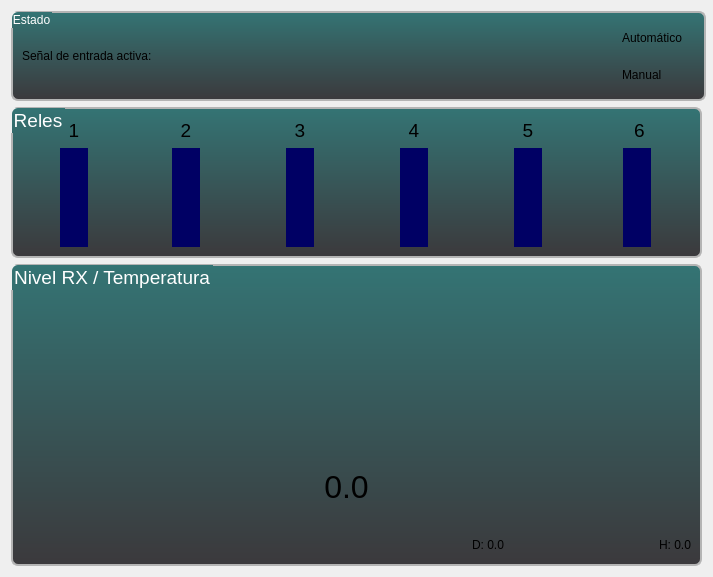
<?xml version="1.0" encoding="UTF-8"?>
<ui version="4.0">
 <class>DialogStatus</class>
 <widget class="QDialog" name="DialogStatus">
  <property name="geometry">
   <rect>
    <x>0</x>
    <y>0</y>
    <width>713</width>
    <height>577</height>
   </rect>
  </property>
  <property name="minimumSize">
   <size>
    <width>713</width>
    <height>577</height>
   </size>
  </property>
  <property name="maximumSize">
   <size>
    <width>713</width>
    <height>577</height>
   </size>
  </property>
  <property name="windowTitle">
   <string>Dialog</string>
  </property>
  <property name="styleSheet">
   <string notr="true">body {
    background-image: none;
    background: rgb(180,180,180);
    color: black;
}

QGroupBox {
    color: white;
    background-color: qlineargradient(spread:pad, x1:0, y1:0, x2:0, y2:1, stop:0 rgb(52, 116, 116), stop:1 rgb(59, 57, 60));
    border: 2px solid rgb(180, 180, 180);
    border-radius: 7px;
    padding-top: 1.5em;
}
</string>
  </property>
  <layout class="QGridLayout" name="gridLayout_4">
   <item row="1" column="0">
    <widget class="QGroupBox" name="groupBox">
     <property name="font">
      <font>
       <pointsize>14</pointsize>
      </font>
     </property>
     <property name="title">
      <string>Reles</string>
     </property>
     <layout class="QGridLayout" name="gridLayout_3">
      <item row="0" column="5">
       <layout class="QVBoxLayout" name="verticalLayout">
        <item>
         <widget class="QLabel" name="label_rele6">
          <property name="font">
           <font>
            <pointsize>14</pointsize>
           </font>
          </property>
          <property name="text">
           <string>6</string>
          </property>
          <property name="alignment">
           <set>Qt::AlignCenter</set>
          </property>
         </widget>
        </item>
        <item>
         <layout class="QHBoxLayout" name="horizontalLayout">
          <item>
           <spacer name="horizontalSpacer_6">
            <property name="orientation">
             <enum>Qt::Horizontal</enum>
            </property>
            <property name="sizeHint" stdset="0">
             <size>
              <width>18</width>
              <height>20</height>
             </size>
            </property>
           </spacer>
          </item>
          <item>
           <widget class="QtSvgToggleSwitch" name="rele6" native="true">
            <property name="minimumSize">
             <size>
              <width>28</width>
              <height>99</height>
             </size>
            </property>
            <property name="styleSheet">
             <string notr="true">background-color: rgb(0, 0, 100)</string>
            </property>
           </widget>
          </item>
          <item>
           <spacer name="horizontalSpacer_7">
            <property name="orientation">
             <enum>Qt::Horizontal</enum>
            </property>
            <property name="sizeHint" stdset="0">
             <size>
              <width>40</width>
              <height>20</height>
             </size>
            </property>
           </spacer>
          </item>
         </layout>
        </item>
       </layout>
      </item>
      <item row="0" column="4">
       <layout class="QVBoxLayout" name="verticalLayout_2">
        <item>
         <widget class="QLabel" name="label_rele5">
          <property name="font">
           <font>
            <pointsize>14</pointsize>
           </font>
          </property>
          <property name="text">
           <string>5</string>
          </property>
          <property name="alignment">
           <set>Qt::AlignCenter</set>
          </property>
         </widget>
        </item>
        <item>
         <layout class="QHBoxLayout" name="horizontalLayout_7">
          <item>
           <spacer name="horizontalSpacer_8">
            <property name="orientation">
             <enum>Qt::Horizontal</enum>
            </property>
            <property name="sizeHint" stdset="0">
             <size>
              <width>40</width>
              <height>20</height>
             </size>
            </property>
           </spacer>
          </item>
          <item>
           <widget class="QtSvgToggleSwitch" name="rele5" native="true">
            <property name="minimumSize">
             <size>
              <width>28</width>
              <height>99</height>
             </size>
            </property>
            <property name="styleSheet">
             <string notr="true">background-color: rgb(0, 0, 100)</string>
            </property>
           </widget>
          </item>
          <item>
           <spacer name="horizontalSpacer_9">
            <property name="orientation">
             <enum>Qt::Horizontal</enum>
            </property>
            <property name="sizeHint" stdset="0">
             <size>
              <width>40</width>
              <height>20</height>
             </size>
            </property>
           </spacer>
          </item>
         </layout>
        </item>
       </layout>
      </item>
      <item row="0" column="3">
       <layout class="QVBoxLayout" name="verticalLayout_3">
        <item>
         <widget class="QLabel" name="label_rele4">
          <property name="font">
           <font>
            <pointsize>14</pointsize>
           </font>
          </property>
          <property name="text">
           <string>4</string>
          </property>
          <property name="alignment">
           <set>Qt::AlignCenter</set>
          </property>
         </widget>
        </item>
        <item>
         <layout class="QHBoxLayout" name="horizontalLayout_8">
          <item>
           <spacer name="horizontalSpacer_10">
            <property name="orientation">
             <enum>Qt::Horizontal</enum>
            </property>
            <property name="sizeHint" stdset="0">
             <size>
              <width>40</width>
              <height>20</height>
             </size>
            </property>
           </spacer>
          </item>
          <item>
           <widget class="QtSvgToggleSwitch" name="rele4" native="true">
            <property name="minimumSize">
             <size>
              <width>28</width>
              <height>99</height>
             </size>
            </property>
            <property name="styleSheet">
             <string notr="true">background-color: rgb(0, 0, 100)</string>
            </property>
           </widget>
          </item>
          <item>
           <spacer name="horizontalSpacer_11">
            <property name="orientation">
             <enum>Qt::Horizontal</enum>
            </property>
            <property name="sizeHint" stdset="0">
             <size>
              <width>40</width>
              <height>20</height>
             </size>
            </property>
           </spacer>
          </item>
         </layout>
        </item>
       </layout>
      </item>
      <item row="0" column="2">
       <layout class="QVBoxLayout" name="verticalLayout_4">
        <item>
         <widget class="QLabel" name="label_rele3">
          <property name="font">
           <font>
            <pointsize>14</pointsize>
           </font>
          </property>
          <property name="text">
           <string>3</string>
          </property>
          <property name="alignment">
           <set>Qt::AlignCenter</set>
          </property>
         </widget>
        </item>
        <item>
         <layout class="QHBoxLayout" name="horizontalLayout_9">
          <item>
           <spacer name="horizontalSpacer_12">
            <property name="orientation">
             <enum>Qt::Horizontal</enum>
            </property>
            <property name="sizeHint" stdset="0">
             <size>
              <width>40</width>
              <height>20</height>
             </size>
            </property>
           </spacer>
          </item>
          <item>
           <widget class="QtSvgToggleSwitch" name="rele3" native="true">
            <property name="minimumSize">
             <size>
              <width>28</width>
              <height>99</height>
             </size>
            </property>
            <property name="styleSheet">
             <string notr="true">background-color: rgb(0, 0, 100)</string>
            </property>
           </widget>
          </item>
          <item>
           <spacer name="horizontalSpacer_13">
            <property name="orientation">
             <enum>Qt::Horizontal</enum>
            </property>
            <property name="sizeHint" stdset="0">
             <size>
              <width>40</width>
              <height>20</height>
             </size>
            </property>
           </spacer>
          </item>
         </layout>
        </item>
       </layout>
      </item>
      <item row="0" column="0">
       <layout class="QVBoxLayout" name="verticalLayout_6">
        <item>
         <widget class="QLabel" name="label_rele1">
          <property name="font">
           <font>
            <pointsize>14</pointsize>
           </font>
          </property>
          <property name="text">
           <string>1</string>
          </property>
          <property name="alignment">
           <set>Qt::AlignCenter</set>
          </property>
         </widget>
        </item>
        <item>
         <layout class="QHBoxLayout" name="horizontalLayout_11">
          <item>
           <spacer name="horizontalSpacer_16">
            <property name="orientation">
             <enum>Qt::Horizontal</enum>
            </property>
            <property name="sizeHint" stdset="0">
             <size>
              <width>13</width>
              <height>20</height>
             </size>
            </property>
           </spacer>
          </item>
          <item>
           <widget class="QtSvgToggleSwitch" name="rele1" native="true">
            <property name="minimumSize">
             <size>
              <width>28</width>
              <height>99</height>
             </size>
            </property>
            <property name="styleSheet">
             <string notr="true">background-color: rgb(0, 0, 100)</string>
            </property>
           </widget>
          </item>
          <item>
           <spacer name="horizontalSpacer_17">
            <property name="orientation">
             <enum>Qt::Horizontal</enum>
            </property>
            <property name="sizeHint" stdset="0">
             <size>
              <width>13</width>
              <height>20</height>
             </size>
            </property>
           </spacer>
          </item>
         </layout>
        </item>
       </layout>
      </item>
      <item row="0" column="1">
       <layout class="QVBoxLayout" name="verticalLayout_5">
        <item>
         <widget class="QLabel" name="label_rele2">
          <property name="font">
           <font>
            <pointsize>14</pointsize>
           </font>
          </property>
          <property name="text">
           <string>2</string>
          </property>
          <property name="alignment">
           <set>Qt::AlignCenter</set>
          </property>
         </widget>
        </item>
        <item>
         <layout class="QHBoxLayout" name="horizontalLayout_10">
          <item>
           <spacer name="horizontalSpacer_14">
            <property name="orientation">
             <enum>Qt::Horizontal</enum>
            </property>
            <property name="sizeHint" stdset="0">
             <size>
              <width>40</width>
              <height>20</height>
             </size>
            </property>
           </spacer>
          </item>
          <item>
           <widget class="QtSvgToggleSwitch" name="rele2" native="true">
            <property name="minimumSize">
             <size>
              <width>28</width>
              <height>99</height>
             </size>
            </property>
            <property name="styleSheet">
             <string notr="true">background-color: rgb(0, 0, 100)</string>
            </property>
           </widget>
          </item>
          <item>
           <spacer name="horizontalSpacer_15">
            <property name="orientation">
             <enum>Qt::Horizontal</enum>
            </property>
            <property name="sizeHint" stdset="0">
             <size>
              <width>40</width>
              <height>20</height>
             </size>
            </property>
           </spacer>
          </item>
         </layout>
        </item>
       </layout>
      </item>
     </layout>
    </widget>
   </item>
   <item row="0" column="0">
    <widget class="QGroupBox" name="groupBox_3">
     <property name="minimumSize">
      <size>
       <width>695</width>
       <height>90</height>
      </size>
     </property>
     <property name="maximumSize">
      <size>
       <width>695</width>
       <height>90</height>
      </size>
     </property>
     <property name="title">
      <string>Estado</string>
     </property>
     <layout class="QGridLayout" name="gridLayout_2">
      <item row="0" column="0" rowspan="2">
       <layout class="QHBoxLayout" name="horizontalLayout_4">
        <item>
         <widget class="QLabel" name="label_7">
          <property name="text">
           <string>Señal de entrada activa:</string>
          </property>
         </widget>
        </item>
        <item>
         <widget class="QLabel" name="led_signal">
          <property name="minimumSize">
           <size>
            <width>41</width>
            <height>41</height>
           </size>
          </property>
          <property name="maximumSize">
           <size>
            <width>41</width>
            <height>41</height>
           </size>
          </property>
          <property name="text">
           <string/>
          </property>
          <property name="pixmap">
           <pixmap resource="images.qrc">:/images/led_off</pixmap>
          </property>
          <property name="scaledContents">
           <bool>true</bool>
          </property>
         </widget>
        </item>
       </layout>
      </item>
      <item row="0" column="1" rowspan="2">
       <spacer name="horizontalSpacer_5">
        <property name="orientation">
         <enum>Qt::Horizontal</enum>
        </property>
        <property name="sizeHint" stdset="0">
         <size>
          <width>508</width>
          <height>20</height>
         </size>
        </property>
       </spacer>
      </item>
      <item row="0" column="2">
       <layout class="QHBoxLayout" name="horizontalLayout_5">
        <item>
         <widget class="QLabel" name="led_automatico">
          <property name="minimumSize">
           <size>
            <width>21</width>
            <height>21</height>
           </size>
          </property>
          <property name="maximumSize">
           <size>
            <width>21</width>
            <height>21</height>
           </size>
          </property>
          <property name="text">
           <string/>
          </property>
          <property name="pixmap">
           <pixmap resource="images.qrc">:/images/led_off</pixmap>
          </property>
          <property name="scaledContents">
           <bool>true</bool>
          </property>
         </widget>
        </item>
        <item>
         <widget class="QLabel" name="label_8">
          <property name="text">
           <string>Automático</string>
          </property>
         </widget>
        </item>
       </layout>
      </item>
      <item row="0" column="3" rowspan="2">
       <widget class="QLabel" name="lock">
        <property name="text">
         <string/>
        </property>
        <property name="pixmap">
         <pixmap resource="images.qrc">:/images/lock_open</pixmap>
        </property>
       </widget>
      </item>
      <item row="1" column="2">
       <layout class="QHBoxLayout" name="horizontalLayout_6">
        <item>
         <widget class="QLabel" name="led_manual">
          <property name="minimumSize">
           <size>
            <width>21</width>
            <height>21</height>
           </size>
          </property>
          <property name="maximumSize">
           <size>
            <width>21</width>
            <height>21</height>
           </size>
          </property>
          <property name="text">
           <string/>
          </property>
          <property name="pixmap">
           <pixmap resource="images.qrc">:/images/led_off</pixmap>
          </property>
          <property name="scaledContents">
           <bool>true</bool>
          </property>
         </widget>
        </item>
        <item>
         <widget class="QLabel" name="label_9">
          <property name="text">
           <string>Manual</string>
          </property>
         </widget>
        </item>
       </layout>
      </item>
     </layout>
    </widget>
   </item>
   <item row="2" column="0" rowspan="2">
    <widget class="QGroupBox" name="groupBox_2">
     <property name="font">
      <font>
       <pointsize>14</pointsize>
      </font>
     </property>
     <property name="title">
      <string>Nivel RX / Temperatura</string>
     </property>
     <layout class="QGridLayout" name="gridLayout_5">
      <item row="0" column="0">
       <layout class="QVBoxLayout" name="verticalLayout_7">
        <item>
         <layout class="QHBoxLayout" name="horizontalLayout_12">
          <item>
           <spacer name="horizontalSpacer_3">
            <property name="orientation">
             <enum>Qt::Horizontal</enum>
            </property>
            <property name="sizeHint" stdset="0">
             <size>
              <width>18</width>
              <height>20</height>
             </size>
            </property>
           </spacer>
          </item>
          <item>
           <widget class="QtSvgDialGauge" name="potencia" native="true">
            <property name="styleSheet">
             <string notr="true">background-color: rgb(0, 0, 100)</string>
            </property>
           </widget>
          </item>
          <item>
           <spacer name="horizontalSpacer_4">
            <property name="orientation">
             <enum>Qt::Horizontal</enum>
            </property>
            <property name="sizeHint" stdset="0">
             <size>
              <width>18</width>
              <height>20</height>
             </size>
            </property>
           </spacer>
          </item>
          <item>
           <spacer name="verticalSpacer">
            <property name="orientation">
             <enum>Qt::Vertical</enum>
            </property>
            <property name="sizeHint" stdset="0">
             <size>
              <width>20</width>
              <height>40</height>
             </size>
            </property>
           </spacer>
          </item>
         </layout>
        </item>
        <item>
         <layout class="QHBoxLayout" name="horizontalLayout_2">
          <item>
           <widget class="QLabel" name="label_wats">
            <property name="font">
             <font>
              <pointsize>24</pointsize>
             </font>
            </property>
            <property name="text">
             <string/>
            </property>
            <property name="alignment">
             <set>Qt::AlignCenter</set>
            </property>
           </widget>
          </item>
         </layout>
        </item>
       </layout>
      </item>
      <item row="0" column="1">
       <layout class="QGridLayout" name="gridLayout">
        <item row="0" column="0">
         <spacer name="horizontalSpacer_18">
          <property name="orientation">
           <enum>Qt::Horizontal</enum>
          </property>
          <property name="sizeHint" stdset="0">
           <size>
            <width>40</width>
            <height>20</height>
           </size>
          </property>
         </spacer>
        </item>
        <item row="0" column="1">
         <widget class="QtSvgDialGauge" name="temperatura" native="true">
          <property name="styleSheet">
           <string notr="true">background-color: rgb(0, 0, 100)</string>
          </property>
         </widget>
        </item>
        <item row="0" column="2">
         <spacer name="horizontalSpacer_19">
          <property name="orientation">
           <enum>Qt::Horizontal</enum>
          </property>
          <property name="sizeHint" stdset="0">
           <size>
            <width>40</width>
            <height>20</height>
           </size>
          </property>
         </spacer>
        </item>
        <item row="1" column="0" colspan="3">
         <layout class="QHBoxLayout" name="horizontalLayout_3">
          <item>
           <widget class="QLabel" name="label_temperature">
            <property name="font">
             <font>
              <pointsize>24</pointsize>
             </font>
            </property>
            <property name="text">
             <string>0.0</string>
            </property>
            <property name="alignment">
             <set>Qt::AlignCenter</set>
            </property>
           </widget>
          </item>
         </layout>
        </item>
        <item row="0" column="3" rowspan="2">
         <spacer name="verticalSpacer_2">
          <property name="orientation">
           <enum>Qt::Vertical</enum>
          </property>
          <property name="sizeHint" stdset="0">
           <size>
            <width>20</width>
            <height>40</height>
           </size>
          </property>
         </spacer>
        </item>
       </layout>
      </item>
      <item row="0" column="2">
       <layout class="QVBoxLayout" name="verticalLayout_9">
        <item>
         <layout class="QHBoxLayout" name="horizontalLayout_15">
          <item>
           <spacer name="horizontalSpacer">
            <property name="orientation">
             <enum>Qt::Horizontal</enum>
            </property>
            <property name="sizeHint" stdset="0">
             <size>
              <width>40</width>
              <height>20</height>
             </size>
            </property>
           </spacer>
          </item>
          <item>
           <widget class="QtMultiSlider" name="tempsettings" native="true">
            <property name="styleSheet">
             <string notr="true">background-color: rgb(0, 0, 100)</string>
            </property>
           </widget>
          </item>
          <item>
           <spacer name="horizontalSpacer_2">
            <property name="orientation">
             <enum>Qt::Horizontal</enum>
            </property>
            <property name="sizeHint" stdset="0">
             <size>
              <width>28</width>
              <height>20</height>
             </size>
            </property>
           </spacer>
          </item>
          <item>
           <spacer name="verticalSpacer_3">
            <property name="orientation">
             <enum>Qt::Vertical</enum>
            </property>
            <property name="sizeHint" stdset="0">
             <size>
              <width>20</width>
              <height>40</height>
             </size>
            </property>
           </spacer>
          </item>
         </layout>
        </item>
        <item>
         <layout class="QHBoxLayout" name="horizontalLayout_16">
          <item>
           <widget class="QLabel" name="disparo">
            <property name="text">
             <string>D: 0.0</string>
            </property>
            <property name="alignment">
             <set>Qt::AlignCenter</set>
            </property>
           </widget>
          </item>
          <item>
           <spacer name="horizontalSpacer_20">
            <property name="orientation">
             <enum>Qt::Horizontal</enum>
            </property>
            <property name="sizeHint" stdset="0">
             <size>
              <width>18</width>
              <height>20</height>
             </size>
            </property>
           </spacer>
          </item>
          <item>
           <widget class="QLabel" name="histeresis">
            <property name="text">
             <string>H: 0.0</string>
            </property>
            <property name="alignment">
             <set>Qt::AlignCenter</set>
            </property>
           </widget>
          </item>
         </layout>
        </item>
       </layout>
      </item>
     </layout>
    </widget>
   </item>
  </layout>
 </widget>
 <customwidgets>
  <customwidget>
   <class>QtSvgToggleSwitch</class>
   <extends>QWidget</extends>
   <header>qtsvgtoggleswitch.h</header>
   <container>1</container>
  </customwidget>
  <customwidget>
   <class>QtSvgDialGauge</class>
   <extends>QWidget</extends>
   <header>qtsvgdialgauge.h</header>
   <container>1</container>
  </customwidget>
  <customwidget>
   <class>QtMultiSlider</class>
   <extends>QWidget</extends>
   <header>qtmultislider.h</header>
   <container>1</container>
  </customwidget>
 </customwidgets>
 <resources>
  <include location="images.qrc"/>
 </resources>
 <connections/>
</ui>
